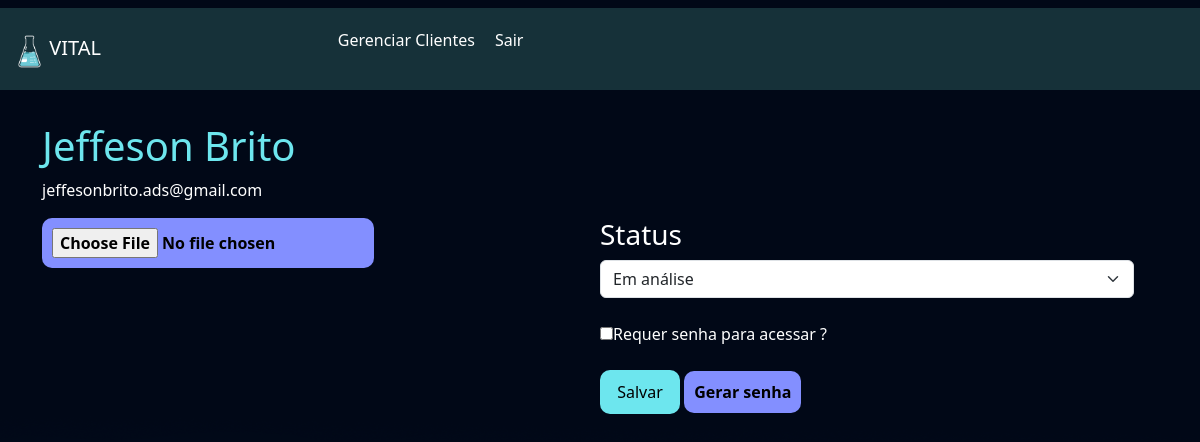
Page /empresarial/exame_cliente/17 (signed in) on the earlier database version.
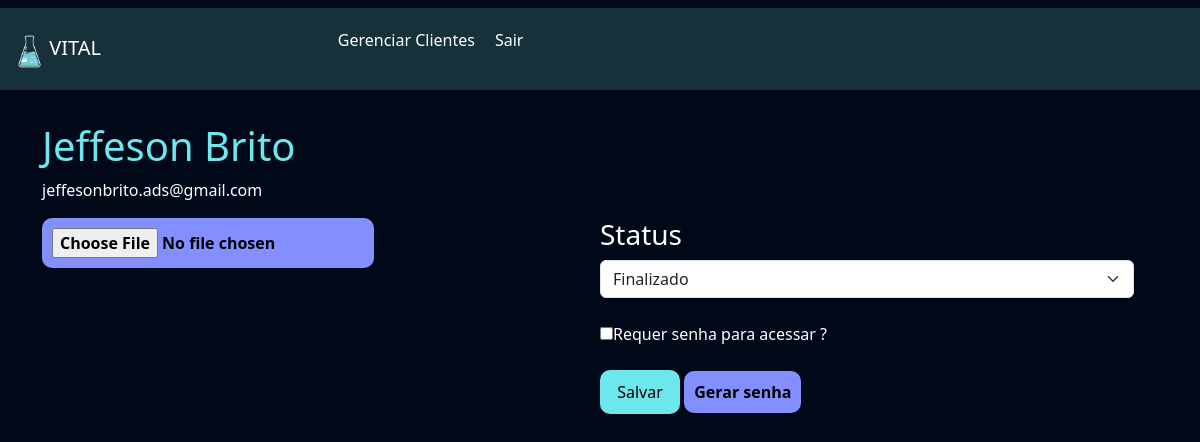
Same page on the later database version.
### exames/models.py (models this page shows, shortened)
class SolicitacaoExame(models.Model):
    choice_status = (
        ('E', 'Em análise'),
        ('F', 'Finalizado')
    )
    usuario = models.ForeignKey(User, on_delete=models.DO_NOTHING)  # Usuário que solicitou o exame
    exame = models.ForeignKey(TiposExames, on_delete=models.DO_NOTHING)  # Tipo de exame solicitado
    status = models.CharField(max_length=2, choices=choice_status)  # Status da solicitação
    resultado = models.FileField(upload_to="resultados", null=True, blank=True)  # Arquivo com o resultado do exame
    requer_senha = models.BooleanField(default=False)  # Se o resultado requer senha para acesso
    senha = models.CharField(max_length=6, null=True, blank=True)  # Senha para acesso ao exame (opcional)

### empresarial/views.py (the view)
# urls.py: path('exame_cliente/<int:exame_id>', views.exame_cliente, name="exame_cliente"),
@staff_member_required
def exame_cliente(request, exame_id):
    exame = SolicitacaoExame.objects.get(id=exame_id)
    return render(request, 'exame_cliente.html', {'exame': exame})

### empresarial/templates/exame_cliente.html (shortened to what this page needs)
{% extends "bases/base.html" %}
{% load static %}
{% block 'head' %}
    <link href="{% static 'exames/css/css.css' %}" rel="stylesheet">
    <link href="{% static 'exames/css/gerenciar_pedidos.css' %}" rel="stylesheet">
    <link href="{% static 'exames/css/gerenciar_exames.css' %}" rel="stylesheet">
{% endblock 'head' %}
{% block 'conteudo' %}
    <br>
    <div class="container">
        <div class="row">
        <h3 class="font-destaque">{{exame.usuario.get_full_name}}</h3>
        <p>{{exame.usuario.email}}</p>
        <br>
        <div class="row">
            <div class="col-md-6">
                <form action="{% url 'alterar_dados_exame' exame.id %}" method="POST" enctype="multipart/form-data">{% csrf_token %}
                    <input type="FILE" value="Alterar PDF" class="btn-secundario" name="resultado">
                    <br>
                    <br>
            </div>
            <div class="col-md-6">
                <h3>Status</h3>
                <select name="status" id="" class="form-select">
                    <option style="color: black;" {% if exame.status == "E" %}selected{% endif %} value="E">Em análise</option>
                    <option style="color: black;" {% if exame.status == "F" %}selected{% endif %} value="F">Finalizado</option>
                </select>
                <br>
                <input type="checkbox" name="requer_senha" id="" {% if exame.requer_senha %}checked{% endif %}><label for="">Requer senha para acessar ?</label>
                <br>
                <br>
                <input type="submit" value="Salvar" class="btn-default">
                <a style="text-decoration: none;"  href="{% url 'gerar_senha' exame.id %}" class="btn-secundario">Gerar senha</a>
            </div>
        </div>
    </div>
{% endblock 'conteudo' %}

Differences in the rows shown:
changed SolicitacaoExame "Jeffeson Brito": status "Em análise" → "Finalizado"
